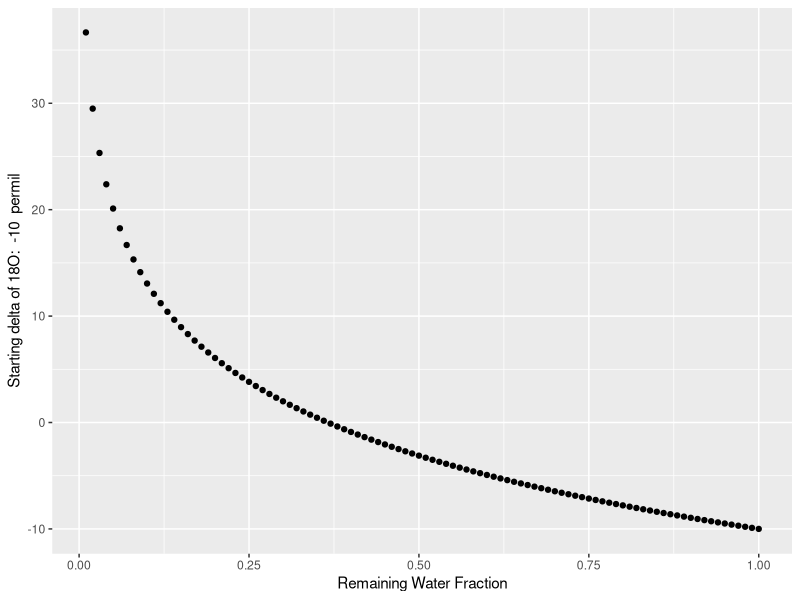
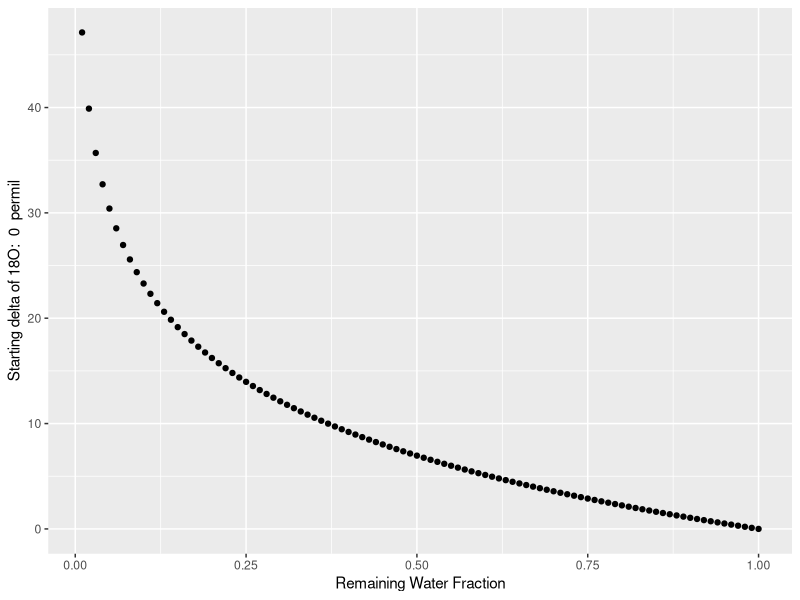
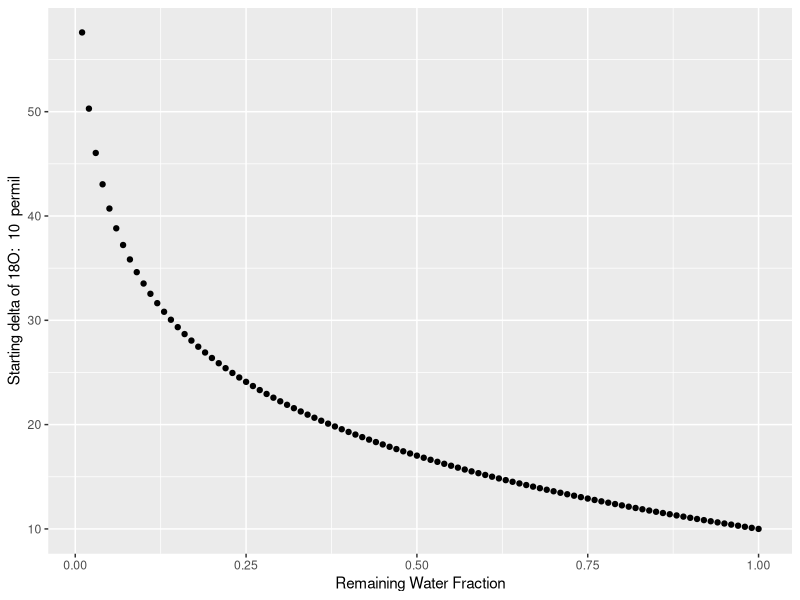
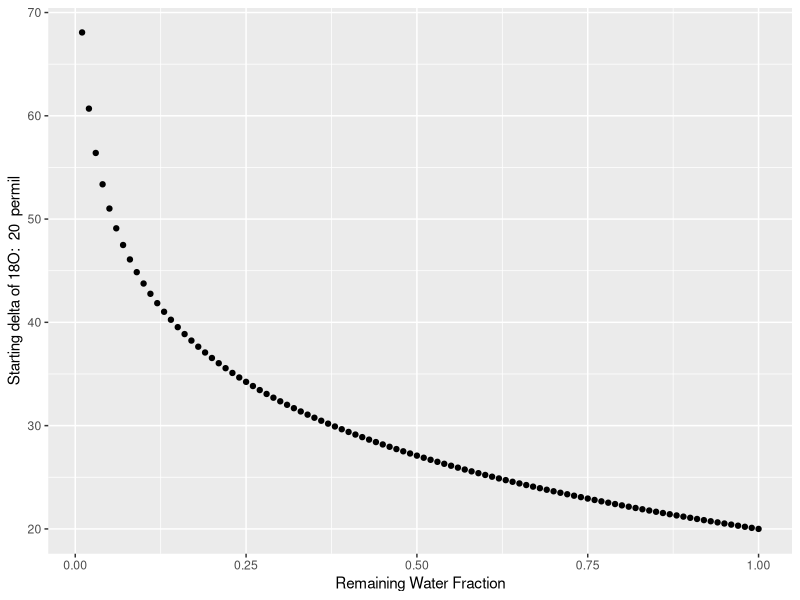

Reproduce these figures in R, in order.
## ---- chunk 1
library(dplyr)

# session info
starting_delta_values = seq(-10, 30, 10) #Starting delta values for the resevoir
alpha = 0.990 #An example fractionation factor

remaining_Delta <- function(starting_delta_values, remaining_Water_Fraction, alpha) #Function which calculates the isotope value for the remaining water post-process
{
  remaining_Delta = (starting_delta_values + 1000) * (remaining_Water_Fraction ^ (alpha - 1)) - 1000 #Application of equation 2
  return(remaining_Delta)
}

calculated_Data <- tibble(remaining_Water_Fraction = seq(0.01, 1, 0.01)) #tibble for plotting

for (i in 1:length(starting_delta_values)) { #Iteratively adding columns for each of the starting values for all the remaining water fractions. USED FOR QUESTION 3 BELOW
  if( any(is.na(starting_delta_values)) ) warning('Yo, fix your data') #catch for bad data
  else
  calculated_Data <- calculated_Data %>%
  mutate(!!sym(toString(starting_delta_values[i])) :=  remaining_Delta(starting_delta_values[i], remaining_Water_Fraction, alpha)) #Building the data with the function for remaining isotope value
}

print(calculated_Data)

## ---- chunk 2
library(ggplot2)

produce_Plot <- function(...) { #Making a plot as a function. Takes y axis as input
  titley <- paste("Starting delta of 18O: ", toString(starting_delta_values[i]), " permil") #Building the plot title
  plot <- ggplot(calculated_Data) + 
  geom_point(aes(x = remaining_Water_Fraction, ...))+ #Points but we take the unknown input and stuff it into the y axis
  labs(y = titley , x = "Remaining Water Fraction")
  
  return(plot)
  }

i <- 1 #Iteratively making a plot for each starting value using the above function
while (i < length(starting_delta_values)) {
temp_Plot <- produce_Plot(y = !!sym(toString(starting_delta_values[i])))
print(temp_Plot)
i = i + 1
}

## ---- chunk 3
measured_Data = c(-10, NA, 20, 30)
